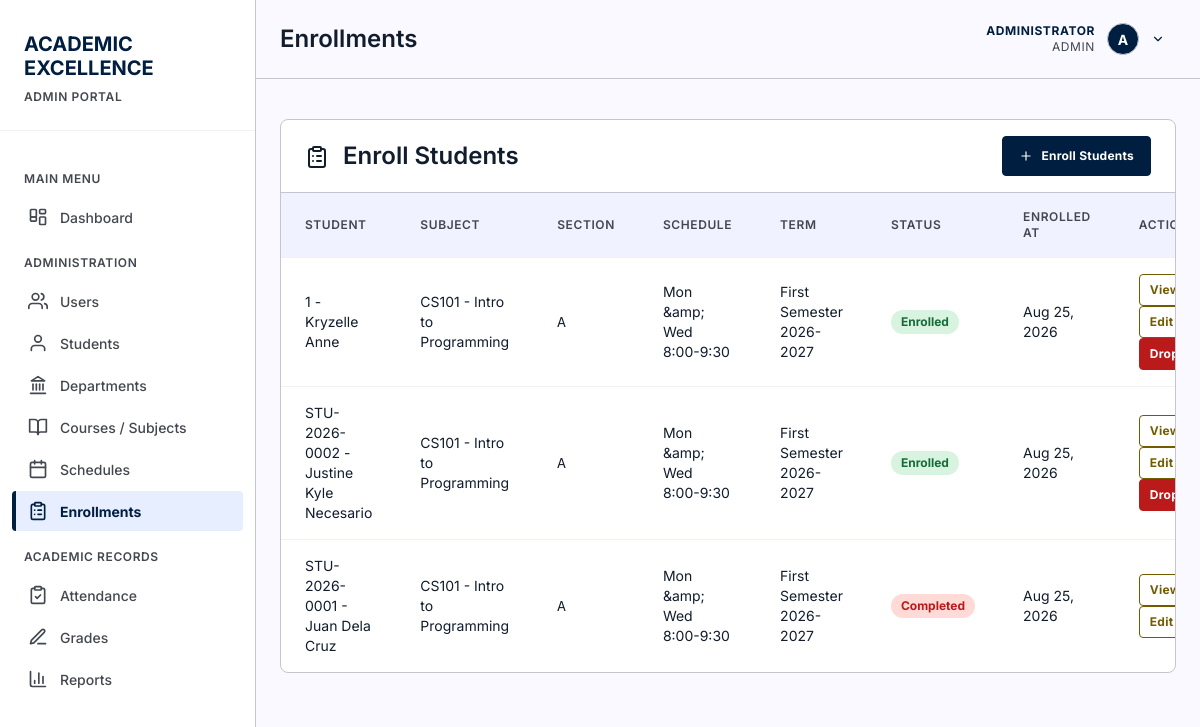
/pages/enrollments.php (signed in), run on the app's committed database.
### tables this page shows
CREATE TABLE "users" (
                    id INTEGER PRIMARY KEY AUTOINCREMENT,
                    username TEXT NOT NULL UNIQUE,
                    password TEXT NOT NULL,
                    full_name TEXT NOT NULL,
                    email TEXT UNIQUE,
                    role TEXT NOT NULL DEFAULT 'student' CHECK(role IN ('admin', 'instructor', 'student')),
                    is_active INTEGER NOT NULL DEFAULT 1 CHECK(is_active IN (0, 1)),
                    last_login_at DATETIME,
                    created_at DATETIME NOT NULL DEFAULT CURRENT_TIMESTAMP,
                    updated_at DATETIME NOT NULL DEFAULT CURRENT_TIMESTAMP
                );

CREATE TABLE enrollments (
            id INTEGER PRIMARY KEY AUTOINCREMENT,
            student_id INTEGER NOT NULL,
            section_id INTEGER NOT NULL,
            enrolled_at DATETIME NOT NULL DEFAULT CURRENT_TIMESTAMP,
            status TEXT NOT NULL DEFAULT 'Enrolled' CHECK(status IN ('Enrolled', 'Dropped', 'Completed', 'Withdrawn')),
            final_score REAL CHECK(final_score IS NULL OR final_score BETWEEN 0 AND 100),
            final_grade TEXT,
            remarks TEXT,
            UNIQUE(student_id, section_id),
            FOREIGN KEY (student_id) REFERENCES students(id) ON DELETE CASCADE,
            FOREIGN KEY (section_id) REFERENCES course_sections(id) ON DELETE CASCADE
        );

CREATE TABLE students (
        id INTEGER PRIMARY KEY AUTOINCREMENT,
        student_id TEXT UNIQUE NOT NULL,
        first_name TEXT NOT NULL,
        last_name TEXT NOT NULL,
        email TEXT,
        phone TEXT,
        date_of_birth DATE,
        gender TEXT CHECK(gender IN ('Male', 'Female', 'Other')),
        enrollment_date DATE DEFAULT CURRENT_DATE,
        status TEXT DEFAULT 'Active' CHECK(status IN ('Active', 'Inactive', 'Graduated')),
        created_at TIMESTAMP DEFAULT CURRENT_TIMESTAMP
    , user_id INTEGER REFERENCES users(id) ON DELETE SET NULL, program_id INTEGER REFERENCES programs(id) ON DELETE SET NULL, year_level INTEGER, expected_graduation_date DATE, updated_at DATETIME);

CREATE TABLE subjects (
        id INTEGER PRIMARY KEY AUTOINCREMENT,
        subject_code TEXT UNIQUE NOT NULL,
        subject_name TEXT NOT NULL,
        description TEXT,
        credits INTEGER DEFAULT 3,
        created_at TIMESTAMP DEFAULT CURRENT_TIMESTAMP
    , department_id INTEGER REFERENCES departments(id) ON DELETE SET NULL, course_level INTEGER, is_active INTEGER NOT NULL DEFAULT 1 CHECK(is_active IN (0, 1)), updated_at DATETIME);

CREATE TABLE course_sections (
            id INTEGER PRIMARY KEY AUTOINCREMENT,
            subject_id INTEGER NOT NULL,
            instructor_id INTEGER NOT NULL,
            term_id INTEGER NOT NULL,
            section_code TEXT NOT NULL,
            room TEXT,
            schedule TEXT,
            capacity INTEGER CHECK(capacity IS NULL OR capacity > 0),
            status TEXT NOT NULL DEFAULT 'Open' CHECK(status IN ('Open', 'Closed', 'Completed', 'Cancelled')),
            created_at DATETIME NOT NULL DEFAULT CURRENT_TIMESTAMP,
            updated_at DATETIME NOT NULL DEFAULT CURRENT_TIMESTAMP,
            UNIQUE(subject_id, term_id, section_code),
            FOREIGN KEY (subject_id) REFERENCES subjects(id) ON DELETE RESTRICT,
            FOREIGN KEY (instructor_id) REFERENCES instructors(id) ON DELETE RESTRICT,
            FOREIGN KEY (term_id) REFERENCES academic_terms(id) ON DELETE RESTRICT
        );

CREATE TABLE academic_terms (
            id INTEGER PRIMARY KEY AUTOINCREMENT,
            term_code TEXT NOT NULL UNIQUE,
            term_name TEXT NOT NULL,
            academic_year TEXT NOT NULL,
            start_date DATE NOT NULL,
            end_date DATE NOT NULL,
            is_current INTEGER NOT NULL DEFAULT 0 CHECK(is_current IN (0, 1)),
            created_at DATETIME NOT NULL DEFAULT CURRENT_TIMESTAMP,
            CHECK(end_date >= start_date)
        );

### includes/auth.php (called while the page is built, shortened)
<?php
function currentUser() {
    static $user = false;
    if ($user === false) {
        $db = getDB();
        $stmt = $db->prepare("SELECT * FROM users WHERE id = :id AND is_active = 1");
        $stmt->execute([':id' => (int) $_SESSION['user_id']]);
        $user = $stmt->fetch() ?: null;
    }
    return $user;
}
function isLoggedIn() {
    return currentUser() !== null;
}
function requireLogin() {
    if (!isLoggedIn()) {
        header('Location: ' . baseUrl() . 'login.php');
        exit();
    }
}
function requireRole(...$roles) {
    requireLogin();
    $user = currentUser();
}
function roleLabel($role) {
    return [
        'admin'      => 'Admin',
        'instructor' => 'Teacher',
        'student'    => 'Student'
    ][$role] ?? ucfirst((string) $role);
}

### includes/functions.php (called while the page is built, shortened)
<?php
require_once __DIR__ . '/auth.php';
require_once __DIR__ . '/icons.php';
function formatGrade($grade) {
    $g = (float) $grade;
    return number_format(floor($g * 10) / 10, 1, '.', '');
}
function formatDate($date) {
    return date('M d, Y', strtotime($date));
}

### pages/enrollments.php (the view, shortened to what this page needs)
<?php
require_once '../includes/functions.php';
requireRole('admin');
$db = getDB();
$enrollments = $db->query("
    SELECT e.id, e.status, e.enrolled_at, e.remarks, e.final_score, e.final_grade,
           st.student_id, st.first_name, st.last_name,
           sub.subject_code, sub.subject_name, cs.section_code, cs.schedule,
           t.term_name, t.academic_year
    FROM enrollments e
    JOIN students st ON e.student_id = st.id
    JOIN course_sections cs ON e.section_id = cs.id
    JOIN subjects sub ON cs.subject_id = sub.id
    JOIN academic_terms t ON cs.term_id = t.id
    ORDER BY e.enrolled_at DESC
")->fetchAll();
$pageTitle = 'Enrollments';
include '../includes/header.php';
?>
<main>
    <div class="card">
        <div class="card-header" style="display: flex; justify-content: space-between; align-items: center;">
            <h2><?php echo icon('clipboard-list', 24); ?> Enroll Students</h2>
            <button class="btn btn-primary" onclick="document.getElementById('enrollModal').style.display='block'"><?php echo icon('plus', 14); ?> Enroll Students</button>
        </div>
        <table>
            <thead>
                <tr>
                    <th>Student</th>
                    <th>Subject</th>
                    <th>Section</th>
                    <th>Schedule</th>
                    <th>Term</th>
                    <th>Status</th>
                    <th>Enrolled At</th>
                    <th>Actions</th>
                </tr>
            </thead>
            <tbody>
                <?php foreach ($enrollments as $enrollment): ?>
                <tr>
                    <td data-label="Student"><?php echo htmlspecialchars($enrollment['student_id'] . ' - ' . $enrollment['first_name'] . ' ' . $enrollment['last_name']); ?></td>
                    <td data-label="Subject"><?php echo htmlspecialchars($enrollment['subject_code'] . ' - ' . $enrollment['subject_name']); ?></td>
                    <td data-label="Section"><code><?php echo htmlspecialchars($enrollment['section_code']); ?></code></td>
                    <td data-label="Schedule"><?php echo htmlspecialchars($enrollment['schedule'] ?? '—'); ?></td>
                    <td data-label="Term"><?php echo htmlspecialchars($enrollment['term_name'] . ' ' . $enrollment['academic_year']); ?></td>
                    <td data-label="Status">
                        <span class="attendance-badge status-<?php echo $enrollment['status'] === 'Enrolled' ? 'present' : 'absent'; ?>">
                            <?php echo htmlspecialchars($enrollment['status']); ?>
                        </span>
                    </td>
                    <td data-label="Enrolled At"><?php echo formatDate($enrollment['enrolled_at']); ?></td>
                    <td data-label="Actions">
                        <button type="button" class="btn btn-secondary btn-sm"
                                data-id="<?php echo $enrollment['id']; ?>"
                                data-student="<?php echo htmlspecialchars($enrollment['student_id'] . ' - ' . $enrollment['first_name'] . ' ' . $enrollment['last_name'], ENT_QUOTES); ?>"
                                data-subject="<?php echo htmlspecialchars($enrollment['subject_code'] . ' - ' . $enrollment['subject_name'], ENT_QUOTES); ?>"
                                data-section="<?php echo htmlspecialchars($enrollment['section_code'], ENT_QUOTES); ?>"
                                data-schedule="<?php echo htmlspecialchars($enrollment['schedule'] ?? '', ENT_QUOTES); ?>"
                                data-term="<?php echo htmlspecialchars($enrollment['term_name'] . ' ' . $enrollment['academic_year'], ENT_QUOTES); ?>"
                                data-status="<?php echo htmlspecialchars($enrollment['status'], ENT_QUOTES); ?>"
                                data-remarks="<?php echo htmlspecialchars($enrollment['remarks'] ?? '', ENT_QUOTES); ?>"
                                data-final-score="<?php echo $enrollment['final_score'] ?? ''; ?>"
                                data-final-grade="<?php echo htmlspecialchars(formatGrade($enrollment['final_grade'] ?? ''), ENT_QUOTES); ?>"
                                data-enrolled-at="<?php echo htmlspecialchars($enrollment['enrolled_at'], ENT_QUOTES); ?>"
                                onclick="viewEnrollment(this)">View</button>
                        <button type="button" class="btn btn-secondary btn-sm"
                                data-id="<?php echo $enrollment['id']; ?>"
                                data-status="<?php echo htmlspecialchars($enrollment['status'], ENT_QUOTES); ?>"
                                data-remarks="<?php echo htmlspecialchars($enrollment['remarks'] ?? '', ENT_QUOTES); ?>"
                                onclick="editEnrollment(this)">Edit</button>
                        <?php if ($enrollment['status'] === 'Enrolled'): ?>
                        <form method="POST" style="display: inline;" onsubmit="return confirm('Drop this enrollment?')">
                            <button type="submit" class="btn btn-danger btn-sm">Drop</button>
                        </form>
                        <?php endif; ?>
                    </td>
                </tr>
                <?php endforeach; ?>
            </tbody>
        </table>
    </div>
</main>
<?php include '../includes/footer.php'; ?>

### includes/header.php (shortened to what this page needs)
<?php
require_once __DIR__ . '/functions.php';
$currentPage = basename($_SERVER['PHP_SELF'], '.php');
$assetPrefix = $currentPage === 'index' ? '' : '../';
$user = currentUser();
$role = $user['role'];
$fullName = $user['full_name'];
$roleLabel = roleLabel($role);
$avatarLetter = strtoupper(substr($fullName, 0, 1));
?>
<!DOCTYPE html>
<html lang="en">
<head>
    <link rel="stylesheet" href="<?php echo $assetPrefix; ?>assets/css/style.css">
</head>
<body>
    <aside class="sidebar">
        <div class="sidebar-header">
            <h1>
                <span class="red">ACADEMIC</span><br>
                <span class="white">EXCELLENCE</span>
            </h1>
            <span class="portal-label"><?php echo strtoupper($roleLabel); ?> PORTAL</span>
        </div>
        <nav class="sidebar-menu">
            <div class="menu-category">Main Menu</div>
            <a href="<?php echo $assetPrefix; ?>index.php" class="menu-item <?php echo $currentPage === 'index' ? 'active' : ''; ?>">
                <span class="icon"><?php echo icon('dashboard'); ?></span>
                Dashboard
            </a>
            <?php if ($role === 'admin'): ?>
                <div class="menu-category">Administration</div>
                <a href="<?php echo $assetPrefix; ?>pages/users.php" class="menu-item <?php echo $currentPage === 'users' ? 'active' : ''; ?>">
                    <span class="icon"><?php echo icon('users'); ?></span>
                    Users
                </a>
                <a href="<?php echo $assetPrefix; ?>pages/students.php" class="menu-item <?php echo $currentPage === 'students' ? 'active' : ''; ?>">
                    <span class="icon"><?php echo icon('user'); ?></span>
                    Students
                </a>
                <a href="<?php echo $assetPrefix; ?>pages/departments.php" class="menu-item <?php echo $currentPage === 'departments' ? 'active' : ''; ?>">
                    <span class="icon"><?php echo icon('landmark'); ?></span>
                    Departments
                </a>
                <a href="<?php echo $assetPrefix; ?>pages/manage-subjects.php" class="menu-item <?php echo $currentPage === 'manage-subjects' ? 'active' : ''; ?>">
                    <span class="icon"><?php echo icon('book-open'); ?></span>
                    Courses / Subjects
                </a>
                <a href="<?php echo $assetPrefix; ?>pages/schedules.php" class="menu-item <?php echo $currentPage === 'schedules' ? 'active' : ''; ?>">
                    <span class="icon"><?php echo icon('calendar'); ?></span>
                    Schedules
                </a>
                <a href="<?php echo $assetPrefix; ?>pages/enrollments.php" class="menu-item <?php echo $currentPage === 'enrollments' ? 'active' : ''; ?>">
                    <span class="icon"><?php echo icon('clipboard-list'); ?></span>
                    Enrollments
                </a>
                <div class="menu-category">Academic Records</div>
                <a href="<?php echo $assetPrefix; ?>pages/attendance.php" class="menu-item <?php echo $currentPage === 'attendance' ? 'active' : ''; ?>">
                    <span class="icon"><?php echo icon('clipboard-check'); ?></span>
                    Attendance
                </a>
                <a href="<?php echo $assetPrefix; ?>pages/grades.php" class="menu-item <?php echo $currentPage === 'grades' ? 'active' : ''; ?>">
                    <span class="icon"><?php echo icon('pen-line'); ?></span>
                    Grades
                </a>
                <a href="<?php echo $assetPrefix; ?>pages/reports.php" class="menu-item <?php echo $currentPage === 'reports' ? 'active' : ''; ?>">
                    <span class="icon"><?php echo icon('bar-chart'); ?></span>
                    Reports
                </a>
            <?php endif; ?>
        </nav>
    </aside>
    <div class="main-content">
        <header class="top-header">
            <h1 class="page-title"><?php echo $pageTitle ?? 'Dashboard'; ?></h1>
            <div class="user-info">
                <div class="user-menu">
                    <button class="user-menu-toggle" type="button" aria-haspopup="true" aria-expanded="false">
                        <div class="user-meta">
                            <span class="user-name"><?php echo htmlspecialchars($fullName); ?></span>
                            <span class="user-role"><?php echo $roleLabel; ?></span>
                        </div>
                        <div class="user-avatar"><?php echo $avatarLetter; ?></div>
                        <?php echo icon('chevron-down', 14); ?>
                    </button>
                </div>
            </div>
        </header>
        <div class="page-content">

### data on the page
users: role "ADMIN", full_name "ADMINISTRATOR", full_name "A"
enrollments: student.last_name "1 - Kryzelle Anne", subjects.subject_code+subject_name "CS101 - Intro to Programming", section.section_code "A", section.schedule "Mon &amp; Wed 8:00-9:30", academic_terms.term_name+academic_year "First Semester 2026-2027", status "Enrolled", enrolled_at "Aug 25, 2026"
enrollments: student.last_name "STU-2026-0002 - Justine Kyle Necesario", subjects.subject_code+subject_name "CS101 - Intro to Programming", section.section_code "A", section.schedule "Mon &amp; Wed 8:00-9:30", academic_terms.term_name+academic_year "First Semester 2026-2027", status "Enrolled", enrolled_at "Aug 25, 2026"
enrollments: student.last_name "STU-2026-0001 - Juan Dela Cruz", subjects.subject_code+subject_name "CS101 - Intro to Programming", section.section_code "A", section.schedule "Mon &amp; Wed 8:00-9:30", academic_terms.term_name+academic_year "First Semester 2026-2027", status "Completed", enrolled_at "Aug 25, 2026"

### other printed values
$pageTitle "Enrollments"
